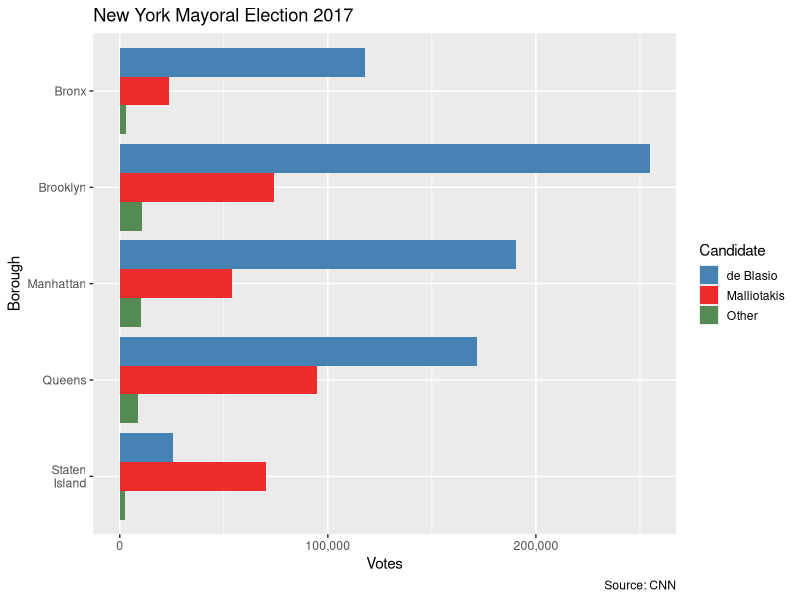

This figure's R source:
## ---- chunk 1
library(kableExtra)
library(tidyverse)
library(scales)
ny_mayor <- read.csv("ny_mayor.csv")
## ---- chunk 2
kbl(ny_mayor,
    caption = "New York Mayoral Election 2017")
## ---- chunk 3

## ---- chunk 4
# Put calls to library() at the start of your RMD file
ny_mayor_long <- read_csv("ny_mayor.csv") |>
mutate(borough = str_replace(borough, " ", "\n")) |> pivot_longer(-borough) |>
mutate(name = fct_rev(name))
ggplot(ny_mayor_long, aes(borough, value, fill = name)) +
  geom_col(position = "dodge") +
  scale_x_discrete(limits = rev) +
  coord_flip() +
  scale_y_continuous(labels = label_comma()) +
  scale_fill_manual(
    labels = c("Other", "Malliotakis", "de Blasio"),
values = c("palegreen4", "firebrick2", "steelblue") )+
  labs(
    title = "New York Mayoral Election 2017",
    caption = "Source: CNN",
    x = "Borough",
    y = "Votes",
    fill = "Candidate" 
) +
guides(fill = guide_legend(reverse = TRUE)) +
theme(legend.key.size = unit(1, "lines"))
